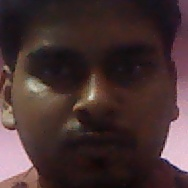
#> input picture images/Abhishek_0.jpg, 188 x 188 px; its folder holds 4 pictures in this run
$ python consolidated_data.py
#> lines starting #> are read from the running program, lines starting #| are printed output that depends on the picture
import cv2
import os
import pickle #file format h pickle ka mtlv ,#yha folder ko compress kr dense
import numpy as np

data_dir = os.path.join(os.getcwd(),'clean_data') #folder ko conncet krega"path.join, aur getcwd bttat h ki kis directlt pe kaam kr rhe h
img_dir = os.path.join(os.getcwd(),'images')


image_data = []
labels = []

for i in os.listdir(img_dir): #us particular folder me file ya images joavailable j wo dikhayega
    image = cv2.imread(os.path.join(img_dir,i))
#> image is the input picture: shape (188, 188, 3); mean B, G, R 49.2, 49.4, 69.8
    image = cv2.resize(image,(100,100))
#> image: shape (100, 100, 3)
    image = cv2.cvtColor(image,cv2.COLOR_BGR2GRAY)
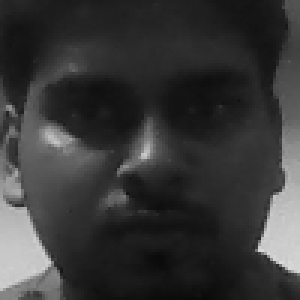
#> image: shape (100, 100) (shown 3 times larger); min 10, max 220, mean 55.4
    image_data.append(image)
    labels.append(str(i).split("_")[0]) #ye name file ka split kr rha h aur 0 index no lena h bs
#> pass 2 of the loop `for i in os.listdir(img_dir):`:
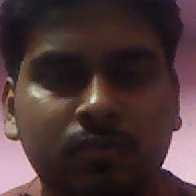
#> input picture images/Abhishek_1.jpg, 196 x 196 px
#> image is the input picture: shape (196, 196, 3); mean B, G, R 54.1, 53.9, 74.6
#> `image = cv2.cvtColor(image,cv2.COLOR_BGR2GRAY)`:
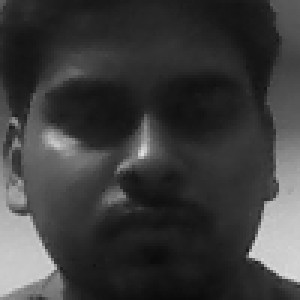
#> image: shape (100, 100) (shown 3 times larger); min 11, max 223, mean 59.9
#> pass 3 of the loop `for i in os.listdir(img_dir):`:
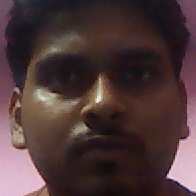
#> input picture images/Abhishek_10.jpg, 196 x 196 px
#> image is the input picture: shape (196, 196, 3); mean B, G, R 56.7, 56, 77
#> `image = cv2.cvtColor(image,cv2.COLOR_BGR2GRAY)`:
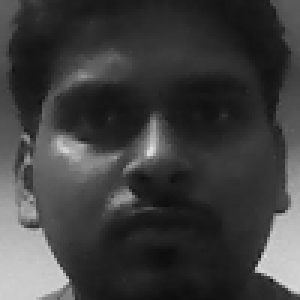
#> image: shape (100, 100) (shown 3 times larger); min 13, max 226, mean 62.3
#> the loop made 4 passes; the first 3 are shown

image_data = np.array(image_data)
labels = np.array(labels)

import matplotlib.pyplot as plt
#> (the run stopped early here; a loop or call above may not have finished)
